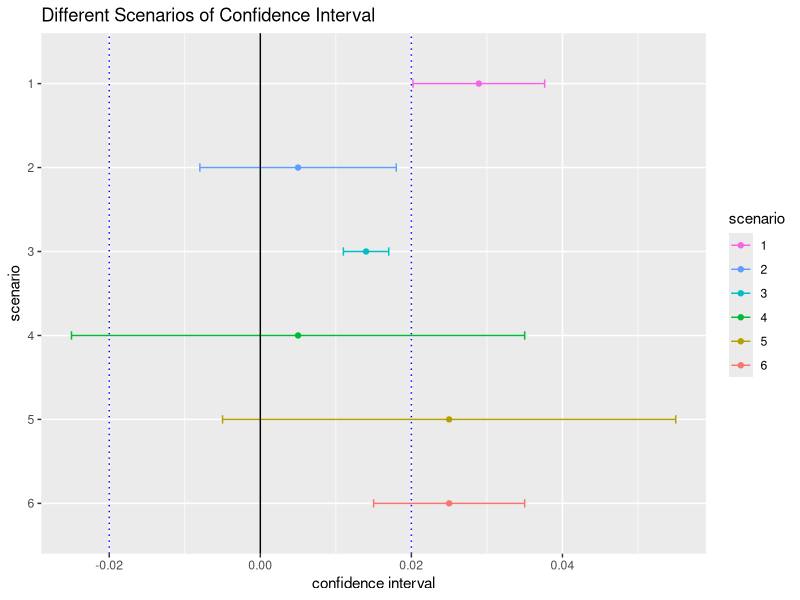

This chart was generated by the following R code:
## ---- chunk 1

# parameters
baseline  <- 0.1
delta 	  <- 0.02
power 	  <- 0.8
sig_level <- 0.05

result <- power.prop.test( p1 = baseline, p2 = baseline + delta, 
				 		   power = power, sig.level = sig_level,
				 		   alternative = "two.sided" )
result

## ---- chunk 2

# parameters 
count_control 	 <- 974
sizes_control 	 <- 10072
count_experiment <- 1242
sizes_experiment <- 9886

ABTest <- function( count_control = count_control, 
					sizes_control = sizes_control,
					count_experiment = count_experiment, 
					sizes_experiment = sizes_experiment )
{
	# probability of each group 
	p_control <- count_control / sizes_control
	p_experiment <- count_experiment / sizes_experiment

	# @p : pooled probability
	# @std_error pooled standard deviation (error ) 
	p <- ( count_control + count_experiment ) / ( sizes_experiment + sizes_control )
	std_error <- sqrt( p * ( 1 - p ) * ( 1 / sizes_control + 1 / sizes_experiment ) )

	# 95 percent confidence interval's z score = 1.96, equivalent to 
	# qnorm( 0.975 )
	difference <- p_experiment - p_control
	confidence <- difference + c( -1, 1 ) * 1.96 * std_error

	return( data.frame( lower = confidence[1], 
						mean  = difference,
						upper = confidence[2] ) )
}

confidence <- ABTest( count_control = count_control, 
					  sizes_control = sizes_control,
					  count_experiment = count_experiment, 
					  sizes_experiment = sizes_experiment )
confidence

## ---- chunk 3

# fixed artifical plot
# using delta = 0.02 as the minimum detectable boundary 
library(ggplot2)

scenario <- as.character(2:6)
lower <- c( -0.008, 0.011, -0.025, -0.005, 0.015 )
mean  <- c( 0.005, 0.014, 0.005, 0.025, 0.025 )
upper <- c( 0.018, 0.017, 0.035, 0.055, 0.035 )

examples <- data.frame( scenario, lower, mean, upper )
examples <- rbind( cbind( scenario = "1", confidence ), examples )
examples$scenario <- factor( examples$scenario, levels = as.character(6:1) )

ggplot( examples, aes( mean, scenario, color = scenario ) ) + 
geom_point() + 
geom_errorbarh( aes( xmin = lower, xmax = upper ), height = 0.1 ) + 
geom_vline( xintercept = 0, color = "black" ) + 
geom_vline( xintercept = delta, color = "blue", linetype = "dotted" ) + 
geom_vline( xintercept = -delta, color = "blue", linetype = "dotted" ) +
scale_color_discrete( breaks = as.character(1:6) ) +  
labs( title = "Different Scenarios of Confidence Interval",
	  x = "confidence interval" ) 

## ---- chunk 4

group1 <- 64454
group2 <- 61818
SanityCheck <- function( group1, group2 )
{
	n <- group1 + group2
	confidence <- n * 0.5 + c( -1, 1 ) * 1.96 * sqrt( n * 0.5 * 0.5 ) 
	return( confidence )
}
( sanity <- SanityCheck( group1, group2 ) ) 

## ---- chunk 5

sessionInfo()

